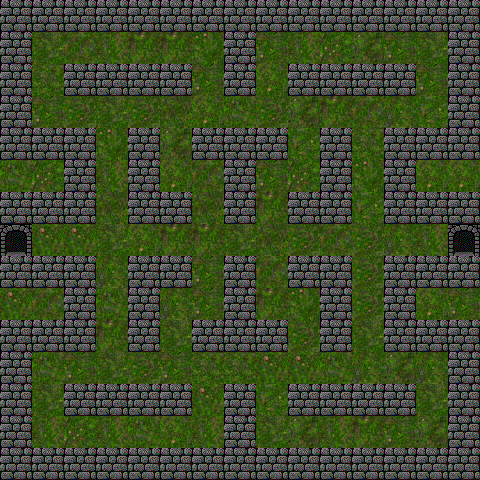

Below is a game level as drawn by its tile map, then a one-line description and the .tmx that defines it (tile-layer data replaced by summaries):
An orthogonal 15x15 tile map with 32x32 px tiles, 3 tile layers (hiddenLayer, lowerLayer, upperLayer), 3 tilesets.

<map version="1.0" orientation="orthogonal" renderorder="right-down" width="15" height="15" tilewidth="32" tileheight="32" nextobjectid="1">
 <tileset firstgid="1" name="grass" tilewidth="32" tileheight="32" tilecount="16">
  <image source="grass.png" width="128" height="128" />
 </tileset>
 <tileset firstgid="17" name="dungeontiles" tilewidth="32" tileheight="32" tilecount="90">
  <image source="dungeontiles.gif" trans="ff00ff" width="288" height="320" />
  <tile id="0">
   <properties>
    <property name="blocked" value="true" />
   </properties>
  </tile>
  <tile id="1">
   <properties>
    <property name="blocked" value="true" />
   </properties>
  </tile>
  <tile id="2">
   <properties>
    <property name="blocked" value="true" />
   </properties>
  </tile>
  <tile id="3">
   <properties>
    <property name="blocked" value="true" />
   </properties>
  </tile>
  <tile id="4">
   <properties>
    <property name="blocked" value="true" />
   </properties>
  </tile>
  <tile id="5">
   <properties>
    <property name="blocked" value="true" />
   </properties>
  </tile>
  <tile id="6">
   <properties>
    <property name="blocked" value="true" />
   </properties>
  </tile>
  <tile id="7">
   <properties>
    <property name="blocked" value="true" />
   </properties>
  </tile>
  <tile id="8">
   <properties>
    <property name="blocked" value="true" />
   </properties>
  </tile>
  <tile id="36">
   <properties>
    <property name="blocked" value="true" />
   </properties>
  </tile>
  <tile id="37">
   <properties>
    <property name="blocked" value="true" />
   </properties>
  </tile>
  <tile id="38">
   <properties>
    <property name="blocked" value="true" />
   </properties>
  </tile>
  <tile id="39">
   <properties>
    <property name="blocked" value="true" />
   </properties>
  </tile>
  <tile id="40">
   <properties>
    <property name="blocked" value="true" />
   </properties>
  </tile>
  <tile id="41">
   <properties>
    <property name="blocked" value="true" />
   </properties>
  </tile>
  <tile id="42">
   <properties>
    <property name="blocked" value="true" />
   </properties>
  </tile>
  <tile id="43">
   <properties>
    <property name="blocked" value="true" />
   </properties>
  </tile>
  <tile id="44">
   <properties>
    <property name="blocked" value="true" />
   </properties>
  </tile>
 </tileset>
 <tileset firstgid="107" name="objectStarts" tilewidth="32" tileheight="32" tilecount="16">
  <image source="objectStarts.png" width="128" height="128" />
  <tile id="0">
   <properties>
    <property name="objectStart" value="player" />
   </properties>
  </tile>
  <tile id="1">
   <properties>
    <property name="objectStart" value="enemy" />
   </properties>
  </tile>
  <tile id="2">
   <properties>
    <property name="objectStart" value="" />
   </properties>
  </tile>
  <tile id="3">
   <properties>
    <property name="objectStart" value="" />
   </properties>
  </tile>
  <tile id="4">
   <properties>
    <property name="objectStart" value="bomb" />
   </properties>
  </tile>
  <tile id="5">
   <properties>
    <property name="objectStart" value="coin" />
   </properties>
  </tile>
  <tile id="8">
   <properties>
    <property name="portal" value="WEST,14,7" />
   </properties>
  </tile>
  <tile id="9">
   <properties>
    <property name="portal" value="EAST,0,7" />
   </properties>
  </tile>
  <tile id="10">
   <properties>
    <property name="portal" value="" />
   </properties>
  </tile>
  <tile id="11">
   <properties>
    <property name="portal" value="" />
   </properties>
  </tile>
 </tileset>
 <layer name="hiddenLayer" width="15" height="15">
  <data>[225 cells, 101 non-empty, 6 distinct tile ids]</data>
 </layer>
 <layer name="lowerLayer" width="15" height="15">
  <data>[225 cells, 225 non-empty, 18 distinct tile ids]</data>
 </layer>
 <layer name="upperLayer" width="15" height="15">
  <data>[225 cells, 1 non-empty, 1 distinct tile ids]</data>
 </layer>
</map>
